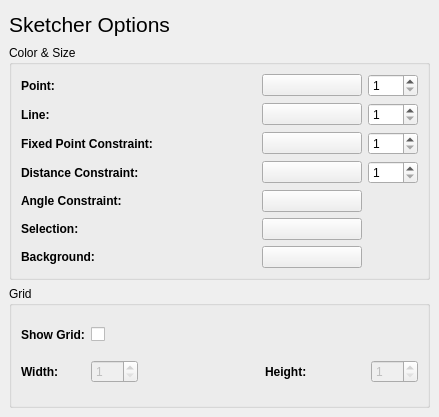
<ui version="4.0" >
 <class>sketcherForm</class>
 <widget class="QWidget" name="sketcherForm" >
  <property name="geometry" >
   <rect>
    <x>0</x>
    <y>0</y>
    <width>439</width>
    <height>417</height>
   </rect>
  </property>
  <property name="windowTitle" >
   <string>Form</string>
  </property>
  <layout class="QVBoxLayout" >
   <property name="margin" >
    <number>9</number>
   </property>
   <property name="spacing" >
    <number>6</number>
   </property>
   <item>
    <widget class="QLabel" name="label_10" >
     <property name="maximumSize" >
      <size>
       <width>16777215</width>
       <height>30</height>
      </size>
     </property>
     <property name="font" >
      <font>
       <pointsize>16</pointsize>
       <weight>50</weight>
       <bold>false</bold>
      </font>
     </property>
     <property name="text" >
      <string>Sketcher Options</string>
     </property>
    </widget>
   </item>
   <item>
    <widget class="QGroupBox" name="colorsizeGroupBox" >
     <property name="title" >
      <string>Color &amp;&amp; Size</string>
     </property>
     <layout class="QGridLayout" >
      <property name="margin" >
       <number>9</number>
      </property>
      <property name="spacing" >
       <number>6</number>
      </property>
      <item row="0" column="0" >
       <widget class="QLabel" name="label" >
        <property name="font" >
         <font>
          <pointsize>9</pointsize>
          <weight>75</weight>
          <bold>true</bold>
         </font>
        </property>
        <property name="text" >
         <string>Point:</string>
        </property>
       </widget>
      </item>
      <item row="3" column="0" >
       <widget class="QLabel" name="label_3" >
        <property name="font" >
         <font>
          <pointsize>9</pointsize>
          <weight>75</weight>
          <bold>true</bold>
         </font>
        </property>
        <property name="text" >
         <string>Distance Constraint:</string>
        </property>
       </widget>
      </item>
      <item row="2" column="1" >
       <widget class="QPushButton" name="fPointClrButton" >
        <property name="maximumSize" >
         <size>
          <width>100</width>
          <height>16777215</height>
         </size>
        </property>
        <property name="toolTip" >
         <string>Fixed point constraint color</string>
        </property>
        <property name="text" >
         <string/>
        </property>
        <property name="flat" >
         <bool>false</bool>
        </property>
       </widget>
      </item>
      <item row="2" column="2" >
       <widget class="QSpinBox" name="fPointSizeSpin" >
        <property name="maximumSize" >
         <size>
          <width>50</width>
          <height>16777215</height>
         </size>
        </property>
        <property name="toolTip" >
         <string>Radius of the fixed point constraint</string>
        </property>
        <property name="minimum" >
         <number>1</number>
        </property>
       </widget>
      </item>
      <item row="3" column="1" >
       <widget class="QPushButton" name="dConstraintClrButton" >
        <property name="maximumSize" >
         <size>
          <width>100</width>
          <height>16777215</height>
         </size>
        </property>
        <property name="toolTip" >
         <string>Distance constraint color</string>
        </property>
        <property name="text" >
         <string/>
        </property>
        <property name="flat" >
         <bool>false</bool>
        </property>
       </widget>
      </item>
      <item row="4" column="1" >
       <widget class="QPushButton" name="angleClrButton" >
        <property name="maximumSize" >
         <size>
          <width>100</width>
          <height>16777215</height>
         </size>
        </property>
        <property name="toolTip" >
         <string>Angle constraint color</string>
        </property>
        <property name="text" >
         <string/>
        </property>
        <property name="flat" >
         <bool>false</bool>
        </property>
       </widget>
      </item>
      <item row="6" column="0" >
       <widget class="QLabel" name="label_7" >
        <property name="font" >
         <font>
          <pointsize>9</pointsize>
          <weight>75</weight>
          <bold>true</bold>
         </font>
        </property>
        <property name="text" >
         <string>Background:</string>
        </property>
       </widget>
      </item>
      <item row="5" column="0" >
       <widget class="QLabel" name="label_6" >
        <property name="font" >
         <font>
          <pointsize>9</pointsize>
          <weight>75</weight>
          <bold>true</bold>
         </font>
        </property>
        <property name="text" >
         <string>Selection:</string>
        </property>
       </widget>
      </item>
      <item row="5" column="1" >
       <widget class="QPushButton" name="selectClrButton" >
        <property name="maximumSize" >
         <size>
          <width>100</width>
          <height>16777215</height>
         </size>
        </property>
        <property name="toolTip" >
         <string>Selection color</string>
        </property>
        <property name="text" >
         <string/>
        </property>
        <property name="flat" >
         <bool>false</bool>
        </property>
       </widget>
      </item>
      <item row="4" column="0" >
       <widget class="QLabel" name="label_4" >
        <property name="font" >
         <font>
          <pointsize>9</pointsize>
          <weight>75</weight>
          <bold>true</bold>
         </font>
        </property>
        <property name="text" >
         <string>Angle Constraint:</string>
        </property>
       </widget>
      </item>
      <item row="3" column="2" >
       <widget class="QSpinBox" name="distanceSizeSpin" >
        <property name="maximumSize" >
         <size>
          <width>50</width>
          <height>16777215</height>
         </size>
        </property>
        <property name="toolTip" >
         <string>Radius of distance constraint</string>
        </property>
        <property name="minimum" >
         <number>1</number>
        </property>
       </widget>
      </item>
      <item row="1" column="1" >
       <widget class="QPushButton" name="distanceClrButton" >
        <property name="maximumSize" >
         <size>
          <width>100</width>
          <height>16777215</height>
         </size>
        </property>
        <property name="toolTip" >
         <string>Line color</string>
        </property>
        <property name="text" >
         <string/>
        </property>
        <property name="flat" >
         <bool>false</bool>
        </property>
       </widget>
      </item>
      <item row="2" column="0" >
       <widget class="QLabel" name="label_5" >
        <property name="font" >
         <font>
          <pointsize>9</pointsize>
          <weight>75</weight>
          <bold>true</bold>
         </font>
        </property>
        <property name="text" >
         <string>Fixed Point Constraint:</string>
        </property>
       </widget>
      </item>
      <item row="1" column="0" >
       <widget class="QLabel" name="label_2" >
        <property name="font" >
         <font>
          <pointsize>9</pointsize>
          <weight>75</weight>
          <bold>true</bold>
         </font>
        </property>
        <property name="text" >
         <string>Line:</string>
        </property>
       </widget>
      </item>
      <item row="6" column="1" >
       <widget class="QPushButton" name="bgClrButton" >
        <property name="maximumSize" >
         <size>
          <width>100</width>
          <height>16777215</height>
         </size>
        </property>
        <property name="toolTip" >
         <string>Background color</string>
        </property>
        <property name="text" >
         <string/>
        </property>
        <property name="flat" >
         <bool>false</bool>
        </property>
       </widget>
      </item>
      <item row="0" column="1" >
       <widget class="QPushButton" name="pointClrButton" >
        <property name="maximumSize" >
         <size>
          <width>100</width>
          <height>16777215</height>
         </size>
        </property>
        <property name="toolTip" >
         <string>Point color</string>
        </property>
        <property name="text" >
         <string/>
        </property>
        <property name="flat" >
         <bool>false</bool>
        </property>
       </widget>
      </item>
      <item row="0" column="2" >
       <widget class="QSpinBox" name="pointSizeSpin" >
        <property name="maximumSize" >
         <size>
          <width>50</width>
          <height>16777215</height>
         </size>
        </property>
        <property name="toolTip" >
         <string>Radius of the point</string>
        </property>
        <property name="minimum" >
         <number>1</number>
        </property>
       </widget>
      </item>
      <item row="1" column="2" >
       <widget class="QSpinBox" name="lineSizeSpin" >
        <property name="maximumSize" >
         <size>
          <width>50</width>
          <height>16777215</height>
         </size>
        </property>
        <property name="toolTip" >
         <string>Radius of line</string>
        </property>
        <property name="minimum" >
         <number>1</number>
        </property>
       </widget>
      </item>
     </layout>
    </widget>
   </item>
   <item>
    <widget class="QGroupBox" name="gridGroupBox" >
     <property name="title" >
      <string>Grid</string>
     </property>
     <layout class="QGridLayout" >
      <property name="margin" >
       <number>9</number>
      </property>
      <property name="spacing" >
       <number>6</number>
      </property>
      <item row="1" column="4" >
       <widget class="QSpinBox" name="gridHeightSpin" >
        <property name="enabled" >
         <bool>false</bool>
        </property>
        <property name="maximumSize" >
         <size>
          <width>60</width>
          <height>16777215</height>
         </size>
        </property>
        <property name="toolTip" >
         <string>Height of one cell</string>
        </property>
        <property name="maximum" >
         <number>999</number>
        </property>
        <property name="minimum" >
         <number>1</number>
        </property>
       </widget>
      </item>
      <item row="0" column="0" >
       <widget class="QLabel" name="label_8" >
        <property name="font" >
         <font>
          <weight>75</weight>
          <bold>true</bold>
         </font>
        </property>
        <property name="text" >
         <string>Show Grid:</string>
        </property>
       </widget>
      </item>
      <item row="1" column="0" >
       <widget class="QLabel" name="label_11" >
        <property name="font" >
         <font>
          <weight>75</weight>
          <bold>true</bold>
         </font>
        </property>
        <property name="text" >
         <string>Width:</string>
        </property>
       </widget>
      </item>
      <item row="1" column="3" >
       <widget class="QLabel" name="label_12" >
        <property name="minimumSize" >
         <size>
          <width>100</width>
          <height>0</height>
         </size>
        </property>
        <property name="maximumSize" >
         <size>
          <width>16777215</width>
          <height>16777215</height>
         </size>
        </property>
        <property name="font" >
         <font>
          <weight>75</weight>
          <bold>true</bold>
         </font>
        </property>
        <property name="text" >
         <string>Height:</string>
        </property>
       </widget>
      </item>
      <item row="0" column="1" >
       <widget class="QCheckBox" name="showgridCheckBox" >
        <property name="toolTip" >
         <string>Grid visibility</string>
        </property>
        <property name="text" >
         <string/>
        </property>
        <property name="checked" >
         <bool>false</bool>
        </property>
       </widget>
      </item>
      <item row="1" column="1" >
       <widget class="QSpinBox" name="gridWidthSpin" >
        <property name="enabled" >
         <bool>false</bool>
        </property>
        <property name="maximumSize" >
         <size>
          <width>60</width>
          <height>16777215</height>
         </size>
        </property>
        <property name="toolTip" >
         <string>Width of one cell</string>
        </property>
        <property name="suffix" >
         <string/>
        </property>
        <property name="maximum" >
         <number>999</number>
        </property>
        <property name="minimum" >
         <number>1</number>
        </property>
       </widget>
      </item>
      <item row="1" column="2" >
       <spacer>
        <property name="orientation" >
         <enum>Qt::Horizontal</enum>
        </property>
        <property name="sizeHint" >
         <size>
          <width>20</width>
          <height>20</height>
         </size>
        </property>
       </spacer>
      </item>
     </layout>
    </widget>
   </item>
  </layout>
 </widget>
 <resources/>
 <connections>
  <connection>
   <sender>showgridCheckBox</sender>
   <signal>toggled(bool)</signal>
   <receiver>gridWidthSpin</receiver>
   <slot>setEnabled(bool)</slot>
   <hints>
    <hint type="sourcelabel" >
     <x>129</x>
     <y>345</y>
    </hint>
    <hint type="destinationlabel" >
     <x>143</x>
     <y>377</y>
    </hint>
   </hints>
  </connection>
  <connection>
   <sender>showgridCheckBox</sender>
   <signal>toggled(bool)</signal>
   <receiver>gridHeightSpin</receiver>
   <slot>setEnabled(bool)</slot>
   <hints>
    <hint type="sourcelabel" >
     <x>129</x>
     <y>345</y>
    </hint>
    <hint type="destinationlabel" >
     <x>333</x>
     <y>377</y>
    </hint>
   </hints>
  </connection>
 </connections>
</ui>
